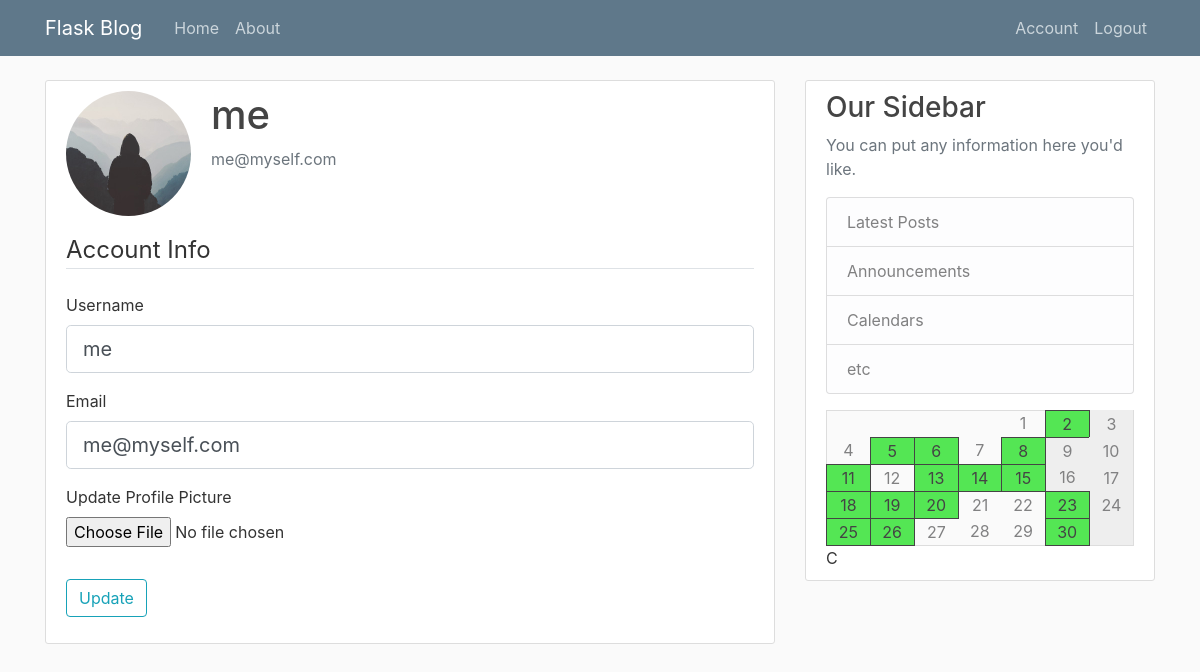
Page /account (signed in) on the earlier database version.
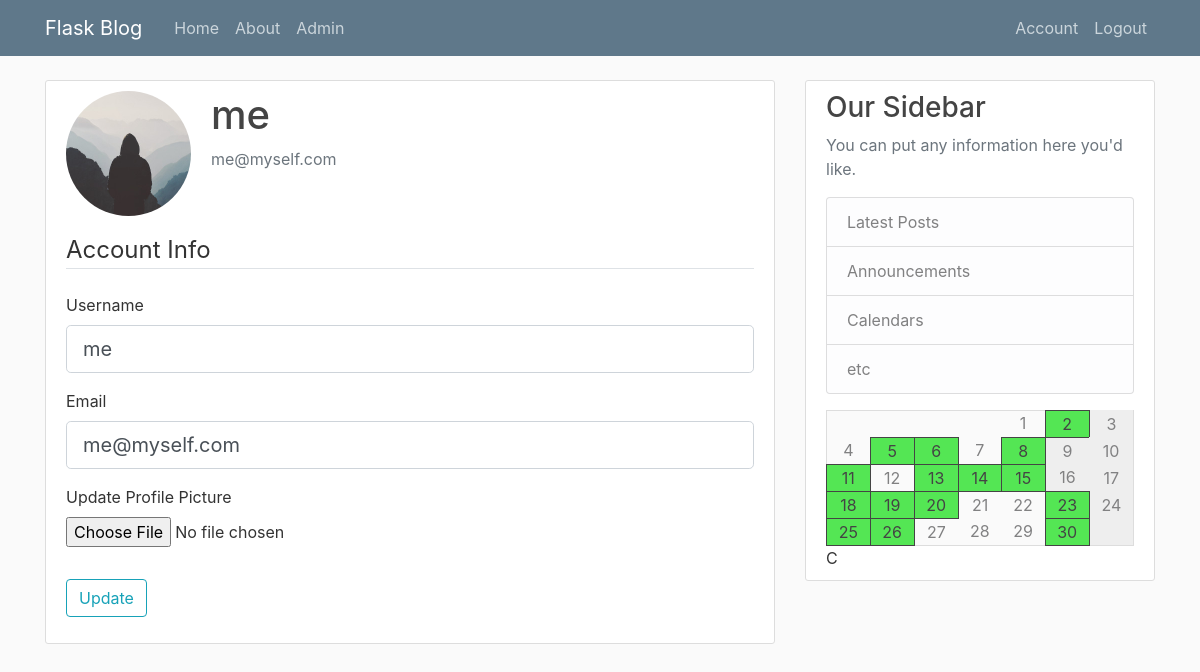
Same page on the later database version.
### pgmles/models.py (models this page shows, shortened)
class User(db.Model, UserMixin):
    id = db.Column(db.Integer, primary_key=True)
    type = db.Column(db.String(6), nullable=False, default="client")
    username = db.Column(db.String(20), unique=True, nullable=False)
    email = db.Column(db.String(120), unique=True, nullable=False)
    image_file = db.Column(db.String(20), nullable=False, default='default.jpg')
    password = db.Column(db.String(60), nullable=False)

### pgmles/routes.py (the view)
@app.route("/account", methods=[ 'GET', 'POST' ])
@login_required
def account():
    form = UpdateAccountForm()
    if form.validate_on_submit():
        if form.picture.data:
            picture_file = save_picture(form.picture.data)
            current_user.image_file = picture_file
        current_user.username = form.username.data
        current_user.email = form.email.data
        db.session.commit()
        flash('Your account has been updated!', 'success')
        return redirect(url_for('account'))
    elif request.method == 'GET':
        form.username.data = current_user.username
        form.email.data = current_user.email
    image_file = url_for('static', filename='profile_pics/' + current_user.image_file)
    return render_template('account.html', calendar=calendar, title='Account', image_file=image_file, form=form)

### pgmles/forms.py (shortened to what this page needs)
class UpdateAccountForm(FlaskForm):
    username = StringField('Username', validators=[ DataRequired(), Length(min=2, max=20) ])
    email = StringField('Email', validators=[ DataRequired(), Email() ])
    picture = FileField('Update Profile Picture', validators=[ FileAllowed(['jpg', 'png']) ])
    submit = SubmitField('Update')

### pgmles/models.py (called while the page is built)
@login_manager.user_loader
def load_user(user_id):
    return User.query.get(int(user_id))

### pgmles/templates/account.html (shortened to what this page needs)
{% extends "layout.html" %}
{% block content %}
    <div class="content-section">
      <div class="media">
        <img class="rounded-circle account-img" src="{{ image_file }}">
        <div class="media-body">
          <h2 class="account-heading">{{ current_user.username }}</h2>
          <p class="text-secondary">{{ current_user.email }}</p>
        </div>
      </div>
        <form method="POST" action="" enctype="multipart/form-data">
            <fieldset class="form-group">
                <legend class="border-bottom mb-4">Account Info</legend>
                <div class="form-group">
                    {{ form.username.label(class="form-control-label") }}
                    {% if form.username.errors %}
                        {{ form.username(class="form-control form-control-lg is-invalid") }}
                        <div class="invalid-feedback">
                            {% for error in form.username.errors %}
                                <span>{{ error }}</span>
                            {% endfor %}
                        </div>
                    {% else %}
                        {{ form.username(class="form-control form-control-lg") }}
                    {% endif %}
                </div>
                <div class="form-group">
                    {{ form.email.label(class="form-control-label") }}
                    {% if form.email.errors %}
                        {{ form.email(class="form-control form-control-lg is-invalid") }}
                        <div class="invalid-feedback">
                            {% for error in form.email.errors %}
                                <span>{{ error }}</span>
                            {% endfor %}
                        </div>
                    {% else %}
                        {{ form.email(class="form-control form-control-lg") }}
                    {% endif %}
                </div>
                <div class="form-group">
                    {{ form.picture.label() }}
                    {{ form.picture(class="form-control-file") }}
                </div>
            </fieldset>
            <div class="form-group">
                {{ form.submit(class="btn btn-outline-info") }}
            </div>
        </form>
    </div>
{% endblock content %}

### pgmles/templates/layout.html (shortened to what this page needs)
<!DOCTYPE html>
<html>
<head>
    <link rel="stylesheet" href="https://maxcdn.bootstrapcdn.com/bootstrap/4.0.0/css/bootstrap.min.css">
    <link rel="stylesheet" type="text/css" href="{{ url_for('static', filename='main.css') }}">
</head>
<body>
    <header class="site-header">
      <nav class="navbar navbar-expand-md navbar-dark bg-steel fixed-top">
        <div class="container">
          <a class="navbar-brand mr-4" href="/">Flask Blog</a>
          <div class="collapse navbar-collapse" id="navbarToggle">
            <div class="navbar-nav mr-auto">
              <a class="nav-item nav-link" href="{{ '/' }}">Home</a>
              <a class="nav-item nav-link" href="{{ '/' }}">About</a>
              {% if current_user.type == "admin" %}
                <a class="nav-item nav-link" href="{{ url_for('admin') }}">Admin</a>
              {% endif %}
            </div>
            <div class="navbar-nav">
              {% if current_user.is_authenticated %}
                <a class="nav-item nav-link" href="{{ url_for('account') }}">Account</a>
                <a class="nav-item nav-link" href="{{ url_for('logout') }}">Logout</a>
              {% else %}
                <a class="nav-item nav-link" href="{{ url_for('login') }}">Login</a>
                <a class="nav-item nav-link" href="{{ url_for('register') }}">Register</a>
              {% endif %}
            </div>
          </div>
        </div>
      </nav>
    </header>
    <main role="main" class="container">
      <div class="row">
        <div class="col-md-8">
          {% block content %}{% endblock %}
        </div>
        <div class="col-md-4">
          <div class="content-section">
            <h3>Our Sidebar</h3>
            <p class='text-muted'>You can put any information here you'd like.
              <ul class="list-group">
                <li class="list-group-item list-group-item-light">Latest Posts</li>
                <li class="list-group-item list-group-item-light">Announcements</li>
                <li class="list-group-item list-group-item-light">Calendars</li>
                <li class="list-group-item list-group-item-light">etc</li>
              </ul>
            </p>
            <table class='calendar'>
              {% for row in calendar.rows %}
                <tr>
                  {% for d, day, lesson in row %}
                      <td class="{{ 'weekend' if d >= 5 }} {{ 'lesson' if lesson }}">
                        {{ day if day }}
                      </td>
                  {% endfor %}
                </tr>
             {% endfor %}
            </table>
            {{ calendar.nextlesson }}
          </div>
        </div>
      </div>
    </main>
</body>
</html>

### pgmles/static/main.css (style rules this page uses)
body { background: #fafafa; color: #333333; margin-top: 5rem; }
h1, h2, h3, h4, h5, h6 { color: #444444; }
.bg-steel { background-color: #5f788a; }
.site-header .navbar-nav .nav-link { color: #cbd5db; }
.content-section { background: #ffffff; padding: 10px 20px; border: 1px solid #dddddd; border-radius: 3px; margin-bottom: 20px; }
.account-img { height: 125px; width: 125px; margin-right: 20px; margin-bottom: 16px; }
.account-heading { font-size: 2.5rem; }
.calendar { background-color: #fafafa; width: 100%; color: #818182; border: #dddddd solid 1px; }
.calendar .weekend { background-color: #eee; }
.calendar th, td { text-align: center; width: 100px; position: relative; }
.calendar .lesson { background: rgb(84, 230, 84); border: #444 solid 1px; color: #444 }

Differences in the rows shown:
changed User "me": type "client" → "admin" (drawn)
Other differences:
text now shown: "Admin"
